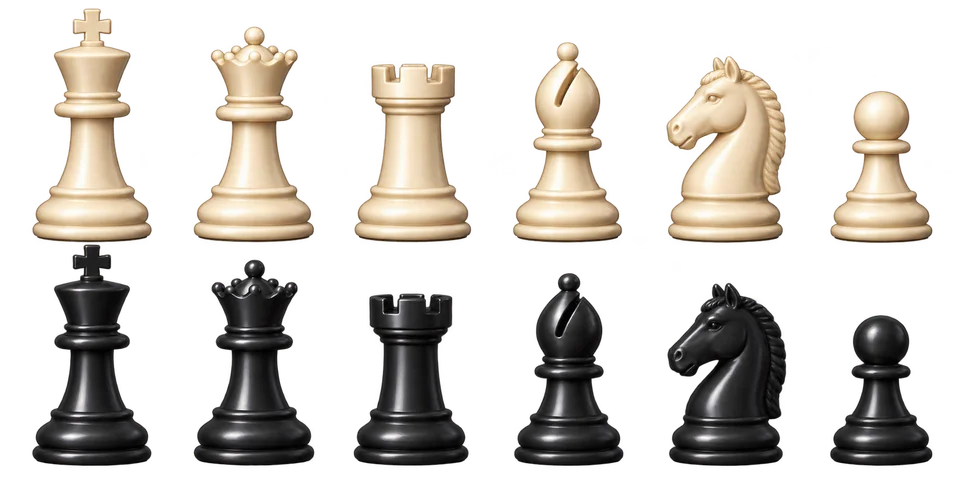
#> input picture dist/assets/chess/pieces-classic.webp, 960 x 480 px; its folder holds 5 pictures in this run
$ python build-chess-previews.py
#> lines starting #> are read from the running program, lines starting #| are printed output that depends on the picture
"""Build small settings previews; gameplay keeps its larger WebP artwork."""
from pathlib import Path
from PIL import Image

root = Path(__file__).resolve().parents[1] / 'dist/assets/chess'
sources = [root / 'pieces-classic.webp', *root.glob('board-*.webp'),
           *(root / 'factions').glob('*.webp')]
for source in sources:
    target = root / 'previews' / source.relative_to(root)
    target.parent.mkdir(parents=True, exist_ok=True)
    with Image.open(source) as image:
#> image is the input picture: PIL image 960x480 RGBA; mean R, G, B, A 49.5, 43.8, 36.8, 86.5
        limit = 160 if source.name.startswith('board-') else 384
        image.thumbnail((limit, limit), Image.Resampling.LANCZOS)
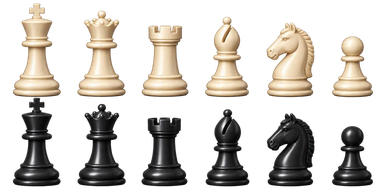
#> image: PIL image 384x192 RGBA; mean R, G, B, A 49.3, 44, 37.1, 86.6; transparent parts drawn white
        image.save(target, 'WEBP', quality=78, method=4)
print(f'Built {len(sources)} chess menu previews.')
